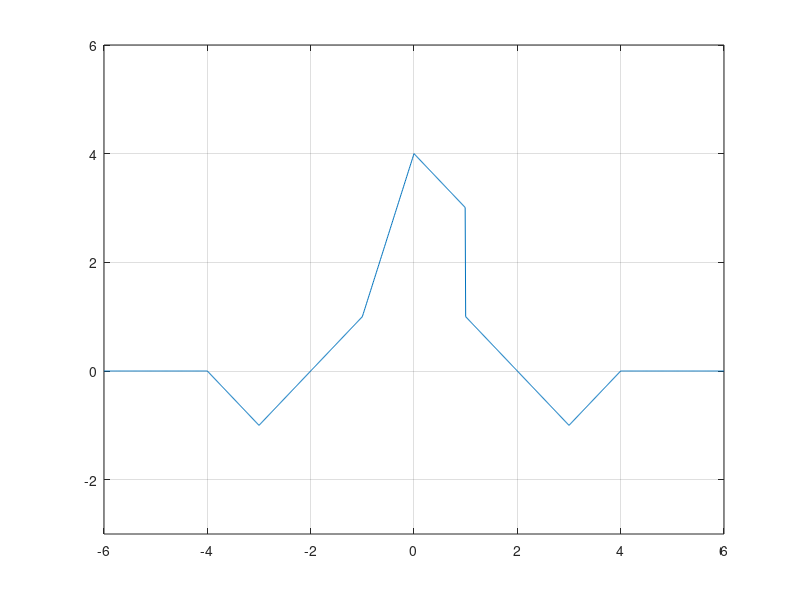

MATLAB code to generate this figure: (Note: this script raises an error after producing the figure.)
figure;
f=@(t)  (-4-t).*((t>=-4)&(t<-3))+(t+2).*((t>=-3)&(t<-1))+(4+3.*t).*((t>=-1)&(t<0))+(-t+4).*((t>=0)&(t<1))+(-t+2).*((t>=1)&(t<3))+(-4+t).*((t>=3)&(t<4));

t = (-06:0.01:6);
s=f(t);
plot (t,s);
grid on; 
axis([-6 6 -3 6]);
ax=gca;
ax.XAxisLocation = 'origin';
ax.YAxisLocation = 'origin';
ax.Box='off';


